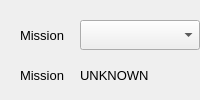
<?xml version="1.0" encoding="UTF-8"?>
<ui version="4.0">
  <class>VehicleControlGUI</class>
  <widget class="QWidget" name="MissionControl GUI">
    <property name="geometry">
      <rect>
        <x>0</x>
        <y>0</y>
        <width>200</width>
        <height>100</height>
      </rect>
    </property>
    <property name="windowTitle">
      <string>Mission Control GUI</string>
    </property>

    <!--Drop-Down Box: Options added in code, impossible in a .ui file.-->
    <!--This handles mission selection.-->
    <widget class="QLabel" name="MissionSelectLabel">
      <property name="geometry">
        <rect>
          <x>20</x>
          <y>20</y>
          <width>60</width>
          <height>30</height>
        </rect>
      </property>
      <property name="text">
        <string>Mission</string>
      </property>
      <property name="font">
        <font>
          <pointsize>10</pointsize>
        </font>
      </property>
    </widget>
    <widget class="QComboBox" name="MissionSelectMenu">
      <property name="geometry">
        <rect>
          <x>80</x>
          <y>20</y>
          <width>120</width>
          <height>30</height>
        </rect>
      </property>
      <property name="font">
        <font>
          <pointsize>10</pointsize>
        </font>
      </property>
    </widget>

    <!--Set Mission Button-->
    <widget class="QPushButton" name="SetMissionButton">
      <property name="geometry">
        <rect>
          <x>210</x>
          <y>20</y>
          <width>90</width>
          <height>30</height>
        </rect>
      </property>
      <property name="text">
        <string>Set Mission</string>
      </property>
      <property name="font">
        <font>
          <pointsize>10</pointsize>
        </font>
      </property>
    </widget>

    <!-- Mission display -->
    <widget class="QLabel" name="MissionInfo">
      <property name="geometry">
        <rect>
          <x>20</x>
          <y>60</y>
          <width>60</width>
          <height>30</height>
        </rect>
      </property>
      <property name="text">
        <string>Mission</string>
      </property>
      <property name="font">
        <font>
          <pointsize>10</pointsize>
        </font>
      </property>
    </widget>
    <widget class="QLabel" name="MissionDisplay">
      <property name="geometry">
        <rect>
          <x>80</x>
          <y>60</y>
          <width>120</width>
          <height>30</height>
        </rect>
      </property>
      <property name="text">
        <string>UNKNOWN</string>
      </property>
      <property name="font">
        <font>
          <pointsize>10</pointsize>
        </font>
      </property>
    </widget>

    <!-- Manual Launch Button-->
    <widget class="QPushButton" name="DriveButton">
      <property name="geometry">
        <rect>
          <x>210</x>
          <y>60</y>
          <width>90</width>
          <height>30</height>
        </rect>
      </property>
      <property name="text">
        <string>Manual Drive</string>
      </property>
      <property name="font">
        <font>
          <pointsize>10</pointsize>
        </font>
      </property>
    </widget>

    <!-- State display -->
    <widget class="QLabel" name="StateInfo">
      <property name="geometry">
        <rect>
          <x>20</x>
          <y>100</y>
          <width>60</width>
          <height>30</height>
        </rect>
      </property>
      <property name="text">
        <string>State</string>
      </property>
      <property name="font">
        <font>
          <pointsize>10</pointsize>
        </font>
      </property>
    </widget>
    <widget class="QLabel" name="StateDisplay">
      <property name="geometry">
        <rect>
          <x>80</x>
          <y>100</y>
          <width>120</width>
          <height>30</height>
        </rect>
      </property>
      <property name="text">
        <string>UNKNOWN</string>
      </property>
      <property name="font">
        <font>
          <pointsize>10</pointsize>
        </font>
      </property>
    </widget>

    <!--Reset ros_can Button-->
    <widget class="QPushButton" name="ResetButton">
      <property name="geometry">
        <rect>
          <x>210</x>
          <y>100</y>
          <width>90</width>
          <height>30</height>
        </rect>
      </property>
      <property name="text">
        <string>Reset State</string>
      </property>
      <property name="font">
        <font>
          <pointsize>10</pointsize>
        </font>
      </property>
    </widget>

    <!-- Helpful info -->
    <widget class="QLabel" name="Help">
      <property name="geometry">
        <rect>
          <x>20</x>
          <y>135</y>
          <width>300</width>
          <height>15</height>
        </rect>
      </property>
      <property name="text">
        <string>(Will move only in DRIVING or Manual Driving)</string>
      </property>
      <property name="font">
        <font>
          <pointsize>8</pointsize>
        </font>
      </property>
    </widget>

    <!--Reset Simulation Button-->
    <widget class="QPushButton" name="ResetSimButton">
      <property name="geometry">
        <rect>
          <x>20</x>
          <y>160</y>
          <width>135</width>
          <height>70</height>
        </rect>
      </property>
      <property name="text">
        <string>Reset Simulation</string>
      </property>
      <property name="font">
        <font>
          <pointsize>10</pointsize>
        </font>
      </property>
    </widget>

    <!--Request EBS Button-->
    <widget class="QPushButton" name="RequestEBS">
      <property name="geometry">
        <rect>
          <x>165</x>
          <y>160</y>
          <width>135</width>
          <height>70</height>
        </rect>
      </property>
      <property name="text">
        <string>Request EBS</string>
      </property>
      <property name="font">
        <font>
          <pointsize>10</pointsize>
        </font>
      </property>
    </widget>

    <!-- GNSS failure injection (simulated Ellipse-D). Dropdown changes publish
         immediately to /sim_ins/set_solution_mode and set_correction_type. -->
    <widget class="QLabel" name="GnssSectionLabel">
      <property name="geometry">
        <rect>
          <x>20</x>
          <y>240</y>
          <width>280</width>
          <height>20</height>
        </rect>
      </property>
      <property name="text">
        <string>GNSS failure injection (sim Ellipse-D)</string>
      </property>
      <property name="font">
        <font>
          <pointsize>9</pointsize>
          <bold>true</bold>
        </font>
      </property>
    </widget>
    <widget class="QLabel" name="GnssModeLabel">
      <property name="geometry">
        <rect>
          <x>20</x>
          <y>265</y>
          <width>60</width>
          <height>30</height>
        </rect>
      </property>
      <property name="text">
        <string>Mode</string>
      </property>
      <property name="font">
        <font>
          <pointsize>10</pointsize>
        </font>
      </property>
    </widget>
    <widget class="QComboBox" name="GnssModeMenu">
      <property name="geometry">
        <rect>
          <x>80</x>
          <y>265</y>
          <width>220</width>
          <height>30</height>
        </rect>
      </property>
      <property name="font">
        <font>
          <pointsize>10</pointsize>
        </font>
      </property>
    </widget>
    <widget class="QLabel" name="GnssCorrLabel">
      <property name="geometry">
        <rect>
          <x>20</x>
          <y>300</y>
          <width>60</width>
          <height>30</height>
        </rect>
      </property>
      <property name="text">
        <string>RTK</string>
      </property>
      <property name="font">
        <font>
          <pointsize>10</pointsize>
        </font>
      </property>
    </widget>
    <widget class="QComboBox" name="GnssCorrectionMenu">
      <property name="geometry">
        <rect>
          <x>80</x>
          <y>300</y>
          <width>220</width>
          <height>30</height>
        </rect>
      </property>
      <property name="font">
        <font>
          <pointsize>10</pointsize>
        </font>
      </property>
    </widget>
    <widget class="QLabel" name="GnssStateInfo">
      <property name="geometry">
        <rect>
          <x>20</x>
          <y>335</y>
          <width>60</width>
          <height>30</height>
        </rect>
      </property>
      <property name="text">
        <string>GNSS</string>
      </property>
      <property name="font">
        <font>
          <pointsize>10</pointsize>
        </font>
      </property>
    </widget>
    <widget class="QLabel" name="GnssStateDisplay">
      <property name="geometry">
        <rect>
          <x>80</x>
          <y>335</y>
          <width>220</width>
          <height>30</height>
        </rect>
      </property>
      <property name="text">
        <string>-</string>
      </property>
      <property name="font">
        <font>
          <pointsize>10</pointsize>
        </font>
      </property>
    </widget>

  </widget>
  <resources/>
  <connections/>
</ui>
